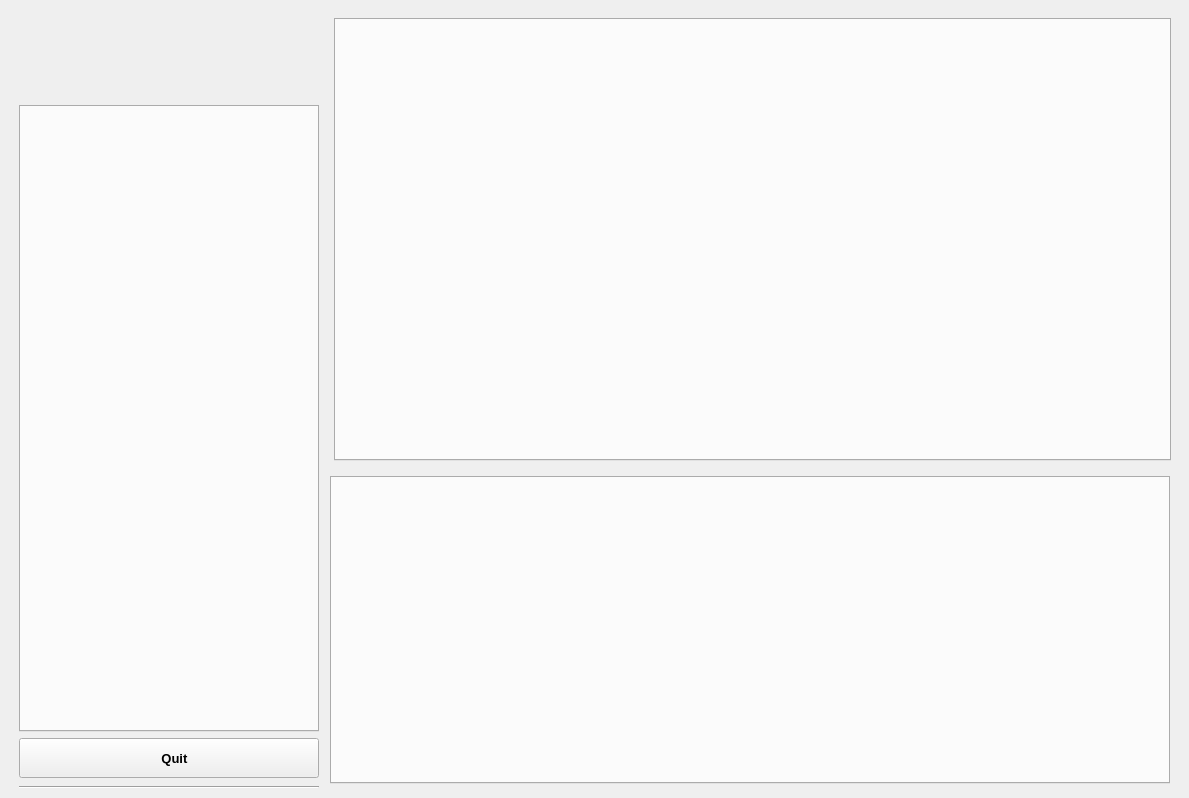
<?xml version="1.0" encoding="UTF-8"?>
<ui version="4.0">
 <class>MainWindow</class>
 <widget class="QMainWindow" name="MainWindow">
  <property name="geometry">
   <rect>
    <x>0</x>
    <y>0</y>
    <width>1189</width>
    <height>798</height>
   </rect>
  </property>
  <property name="sizePolicy">
   <sizepolicy hsizetype="Preferred" vsizetype="Preferred">
    <horstretch>0</horstretch>
    <verstretch>0</verstretch>
   </sizepolicy>
  </property>
  <property name="minimumSize">
   <size>
    <width>0</width>
    <height>0</height>
   </size>
  </property>
  <property name="baseSize">
   <size>
    <width>0</width>
    <height>0</height>
   </size>
  </property>
  <property name="font">
   <font>
    <pointsize>9</pointsize>
    <weight>50</weight>
    <bold>false</bold>
   </font>
  </property>
  <property name="windowTitle">
   <string>Robotic LDED Monitoring</string>
  </property>
  <property name="windowIcon">
   <iconset>
    <normaloff>p.png</normaloff>p.png</iconset>
  </property>
  <property name="autoFillBackground">
   <bool>false</bool>
  </property>
  <property name="tabShape">
   <enum>QTabWidget::Rounded</enum>
  </property>
  <property name="dockNestingEnabled">
   <bool>false</bool>
  </property>
  <property name="unifiedTitleAndToolBarOnMac">
   <bool>false</bool>
  </property>
  <widget class="QWidget" name="centralwidget">
   <property name="font">
    <font>
     <pointsize>9</pointsize>
     <weight>50</weight>
     <italic>false</italic>
     <bold>false</bold>
    </font>
   </property>
   <layout class="QHBoxLayout" name="horizontalLayout_3" stretch="0,2,8">
    <item>
     <spacer name="horizontalSpacer_3">
      <property name="orientation">
       <enum>Qt::Horizontal</enum>
      </property>
      <property name="sizeHint" stdset="0">
       <size>
        <width>10</width>
        <height>20</height>
       </size>
      </property>
     </spacer>
    </item>
    <item>
     <layout class="QVBoxLayout" name="verticalLayout" stretch="1,7,1,0,0">
      <item>
       <widget class="QLabel" name="lblLogo">
        <property name="maximumSize">
         <size>
          <width>16777209</width>
          <height>16777215</height>
         </size>
        </property>
        <property name="frameShape">
         <enum>QFrame::NoFrame</enum>
        </property>
        <property name="lineWidth">
         <number>1</number>
        </property>
        <property name="text">
         <string/>
        </property>
        <property name="pixmap">
         <pixmap>p.png</pixmap>
        </property>
        <property name="alignment">
         <set>Qt::AlignCenter</set>
        </property>
       </widget>
      </item>
      <item>
       <widget class="QTabWidget" name="tabWidget">
        <property name="minimumSize">
         <size>
          <width>300</width>
          <height>0</height>
         </size>
        </property>
        <property name="maximumSize">
         <size>
          <width>800</width>
          <height>16777215</height>
         </size>
        </property>
        <property name="font">
         <font>
          <pointsize>9</pointsize>
          <weight>50</weight>
          <italic>false</italic>
          <bold>false</bold>
         </font>
        </property>
        <property name="currentIndex">
         <number>-1</number>
        </property>
       </widget>
      </item>
      <item>
       <layout class="QHBoxLayout" name="horizontalLayout">
        <item>
         <spacer name="horizontalSpacer">
          <property name="orientation">
           <enum>Qt::Horizontal</enum>
          </property>
          <property name="sizeHint" stdset="0">
           <size>
            <width>40</width>
            <height>20</height>
           </size>
          </property>
         </spacer>
        </item>
        <item>
         <widget class="QPushButton" name="btnQuit">
          <property name="enabled">
           <bool>true</bool>
          </property>
          <property name="sizePolicy">
           <sizepolicy hsizetype="Preferred" vsizetype="Fixed">
            <horstretch>0</horstretch>
            <verstretch>0</verstretch>
           </sizepolicy>
          </property>
          <property name="minimumSize">
           <size>
            <width>300</width>
            <height>40</height>
           </size>
          </property>
          <property name="maximumSize">
           <size>
            <width>300</width>
            <height>16777215</height>
           </size>
          </property>
          <property name="font">
           <font>
            <pointsize>10</pointsize>
            <weight>75</weight>
            <italic>false</italic>
            <bold>true</bold>
           </font>
          </property>
          <property name="layoutDirection">
           <enum>Qt::LeftToRight</enum>
          </property>
          <property name="autoFillBackground">
           <bool>false</bool>
          </property>
          <property name="text">
           <string>   Quit</string>
          </property>
          <property name="icon">
           <iconset theme="application-exit">
            <normaloff>.</normaloff>.</iconset>
          </property>
          <property name="flat">
           <bool>false</bool>
          </property>
         </widget>
        </item>
        <item>
         <spacer name="horizontalSpacer_2">
          <property name="orientation">
           <enum>Qt::Horizontal</enum>
          </property>
          <property name="sizeHint" stdset="0">
           <size>
            <width>40</width>
            <height>20</height>
           </size>
          </property>
         </spacer>
        </item>
       </layout>
      </item>
      <item>
       <spacer name="verticalSpacer_2">
        <property name="orientation">
         <enum>Qt::Vertical</enum>
        </property>
        <property name="sizeHint" stdset="0">
         <size>
          <width>4</width>
          <height>2</height>
         </size>
        </property>
       </spacer>
      </item>
      <item>
       <widget class="Line" name="line_3">
        <property name="orientation">
         <enum>Qt::Horizontal</enum>
        </property>
       </widget>
      </item>
     </layout>
    </item>
    <item>
     <layout class="QVBoxLayout" name="verticalLayout_2" stretch="6,4,0">
      <item>
       <widget class="QWidget" name="audio_visual" native="true">
        <layout class="QVBoxLayout" name="verticalLayout_3">
         <item>
          <widget class="QTabWidget" name="tabWidget_2"/>
         </item>
        </layout>
       </widget>
      </item>
      <item>
       <layout class="QHBoxLayout" name="horizontalLayout_2" stretch="0,8,2,0">
        <item>
         <spacer name="horizontalSpacer_6">
          <property name="orientation">
           <enum>Qt::Horizontal</enum>
          </property>
          <property name="sizeHint" stdset="0">
           <size>
            <width>5</width>
            <height>20</height>
           </size>
          </property>
         </spacer>
        </item>
        <item>
         <layout class="QHBoxLayout" name="boxPlot">
          <property name="spacing">
           <number>0</number>
          </property>
         </layout>
        </item>
        <item>
         <widget class="QTabWidget" name="tabWidget_3"/>
        </item>
        <item>
         <spacer name="horizontalSpacer_4">
          <property name="orientation">
           <enum>Qt::Horizontal</enum>
          </property>
          <property name="sizeHint" stdset="0">
           <size>
            <width>10</width>
            <height>20</height>
           </size>
          </property>
         </spacer>
        </item>
       </layout>
      </item>
      <item>
       <spacer name="horizontalSpacer_5">
        <property name="orientation">
         <enum>Qt::Horizontal</enum>
        </property>
        <property name="sizeHint" stdset="0">
         <size>
          <width>40</width>
          <height>5</height>
         </size>
        </property>
       </spacer>
      </item>
     </layout>
    </item>
   </layout>
  </widget>
 </widget>
 <resources/>
 <connections/>
</ui>
